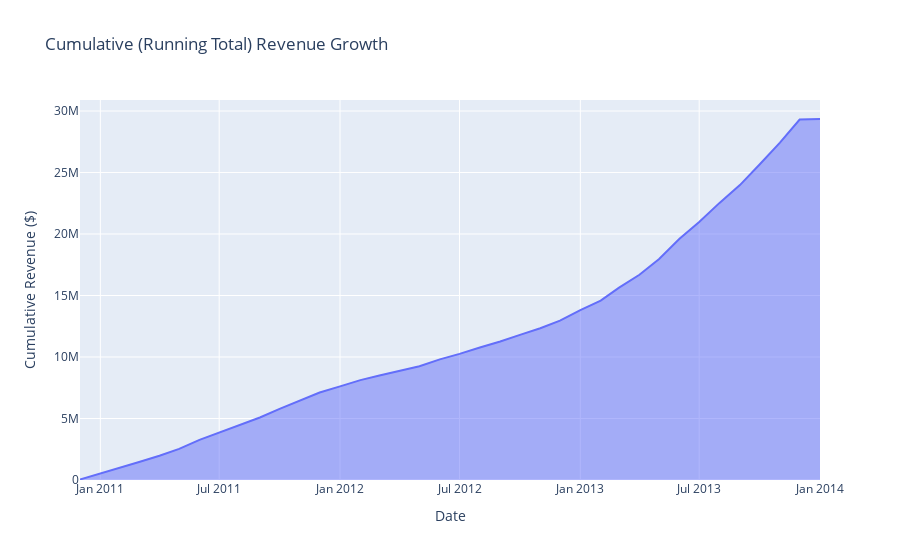

Notebook code for this chart:
### Code cell
# --- 1. Define the SQL Query for Cumulative Revenue ---
  # This query first calculates monthly sales, then uses a window function
  # to create a running total (cumulative sum).
  sql_query_cumulative = """
      WITH monthly_sales AS (
          SELECT
              DATE_TRUNC('month', order_date) AS sales_month,
              SUM(sales_amount) AS total_sales
          FROM gold.fact_sales
          WHERE order_date IS NOT NULL
          GROUP BY sales_month
      )
      SELECT
          sales_month,
          SUM(total_sales) OVER (ORDER BY sales_month) AS cumulative_sales
      FROM monthly_sales
      ORDER BY sales_month;
  """

  # --- 2. Execute the Query and Load into a DataFrame ---
  try:
      print("Loading cumulative sales data...")
      cumulative_sales_df = pd.read_sql_query(sql_query_cumulative, conn)
      print("Successfully loaded data.")

      # --- 3. Create the Visualization with Plotly Express ---
      # An area chart is perfect for showing cumulative data.
      fig = px.area(
          cumulative_sales_df,
          x='sales_month',
          y='cumulative_sales',
          title='Cumulative (Running Total) Revenue Growth',
          labels={'sales_month': 'Month', 'cumulative_sales': 'Cumulative Revenue'}
      )

      # Improve axis labels
      fig.update_layout(
          yaxis_title='Cumulative Revenue ($)',
          xaxis_title='Date'
      )

      fig.show()

  except Exception as e:
      print(f"Error: {e}")

### Figure 1 — Plotly figure (JSON) as saved in the notebook; plotly's stock layout.template omitted (floating-point values rounded to 4 significant figures)
{"data": [{"fillpattern": {"shape": ""}, "hovertemplate": "Month=%{x}<br>Cumulative Revenue=%{y}<extra></extra>", "legendgroup": "", "line": {"color": "#636efa"}, "marker": {"symbol": "circle"}, "mode": "lines", "name": "", "orientation": "v", "showlegend": false, "stackgroup": "1", "type": "scatter", "x": ["2010-12-01T00:00:00.000000000", "2011-01-01T00:00:00.000000000", "2011-02-01T00:00:00.000000000", "2011-03-01T00:00:00.000000000", "2011-04-01T00:00:00.000000000", "2011-05-01T00:00:00.000000000", "2011-06-01T00:00:00.000000000", "2011-07-01T00:00:00.000000000", "2011-08-01T00:00:00.000000000", "2011-09-01T00:00:00.000000000", "2011-10-01T00:00:00.000000000", "2011-11-01T00:00:00.000000000", "2011-12-01T00:00:00.000000000", "2012-01-01T00:00:00.000000000", "2012-02-01T00:00:00.000000000", "2012-03-01T00:00:00.000000000", "2012-04-01T00:00:00.000000000", "2012-05-01T00:00:00.000000000", "2012-06-01T00:00:00.000000000", "2012-07-01T00:00:00.000000000", "2012-08-01T00:00:00.000000000", "2012-09-01T00:00:00.000000000", "2012-10-01T00:00:00.000000000", "2012-11-01T00:00:00.000000000", "2012-12-01T00:00:00.000000000", "2013-01-01T00:00:00.000000000", "2013-02-01T00:00:00.000000000", "2013-03-01T00:00:00.000000000", "2013-04-01T00:00:00.000000000", "2013-05-01T00:00:00.000000000", "2013-06-01T00:00:00.000000000", "2013-07-01T00:00:00.000000000", "2013-08-01T00:00:00.000000000", "2013-09-01T00:00:00.000000000", "2013-10-01T00:00:00.000000000", "2013-11-01T00:00:00.000000000", "2013-12-01T00:00:00.000000000", "2014-01-01T00:00:00.000000000"], "xaxis": "x", "y": [43420.0, 513200.0, 979500.0, 1465000.0, 1967000.0, 2528000.0, 3266000.0, 3863000.0, 4477000.0, 5080000.0, 5789000.0, 6449000.0, 7119000.0, 7614000.0, 8121000.0, 8494000.0, 8895000.0, 9254000.0, 9809000.0, 10250000.0, 10780000.0, 11260000.0, 11800000.0, 12340000.0, 12960000.0, 13820000.0, 14590000.0, 15640000.0, 16690000.0, 17970000.0, 19610000.0, 20980000.0, 22530000.0, 23980000.0, 25650000.0, 27430000.0, 29310000.0, 29350000.0], "yaxis": "y"}], "layout": {"legend": {"tracegroupgap": 0}, "title": {"text": "Cumulative (Running Total) Revenue Growth"}, "xaxis": {"anchor": "y", "domain": [0, 1], "title": {"text": "Date"}}, "yaxis": {"anchor": "x", "domain": [0, 1], "title": {"text": "Cumulative Revenue ($)"}}}}
